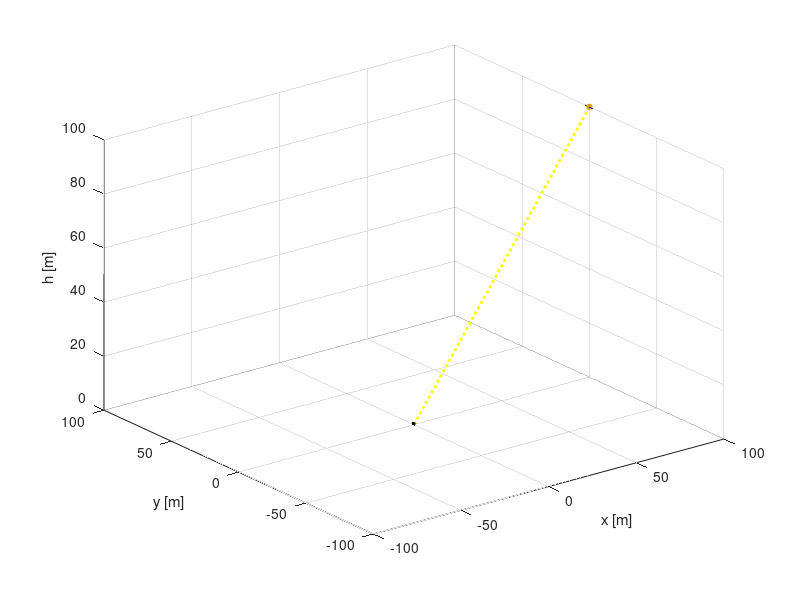

Write the MATLAB code that produced this figure.
clc;clear all;close all;
% Plot Wing Example
% build wing
c = 0.55; % chord [m]
b = 5.5;  % wing span [m]

%  p1=(-b/2,c/2)          p2=(b/2,1)                
%     o-----------------o 
%     |                 |   ^ y
%     |        o        |   |
%     |         p0=(0,0)|   |
%     o-----------------o   ---> x
%  p4=(-b/2,-c/2)         p3=(b/2,-c/2)

figure;hold on;grid on;
%% position aircraft
px = 100;
py = 0;
h  = 100;

%% build wing
%             |p1|       |p2|       |p3|       |p4|
Xground = [ (px-c/2) , (px+c/2) , (px+c/2) , (px-c/2)];
Yground = [ (py+b/2) , (py+b/2) , (py-b/2) , (py-b/2)];
Zground = [    h     ,    h     ,    h     ,    h    ];
wing    = fill3(Xground,Yground,Zground,'b');

cg  = plot3(px,py,h,...
      'Color',[0.9,0.6,0],...
      'Marker','o',...
      'MarkerFaceColor',...
      [0.9,0.6,0],'MarkerSize',4);
%% cable 
Tether = line([0,px],[0,py],[0,h],'LineWidth',2,'Color','y','LineStyle',':');

% Plot Drum -------------------------------------------------------------
Rdrum = 0.35; % radious drum
[Zwinch,Xwinch,~] = cylinder(Rdrum);
Ldrum  = 2; % length drum [m]
Ywinch = [-(Ldrum/2).*ones(21,1),(Ldrum/2).*ones(21,1)]';
Drum   = surf(Xwinch,Ywinch,Rdrum+Zwinch);

xlabel('x [m]');
ylabel('y [m]');
zlabel('h [m]');

axis([-100, 100, -100 ,100 , 0 , 100])
